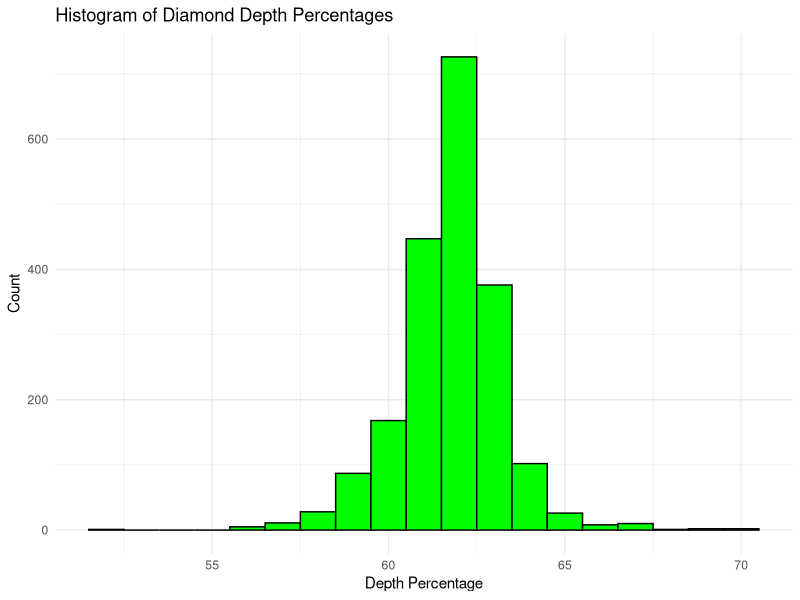
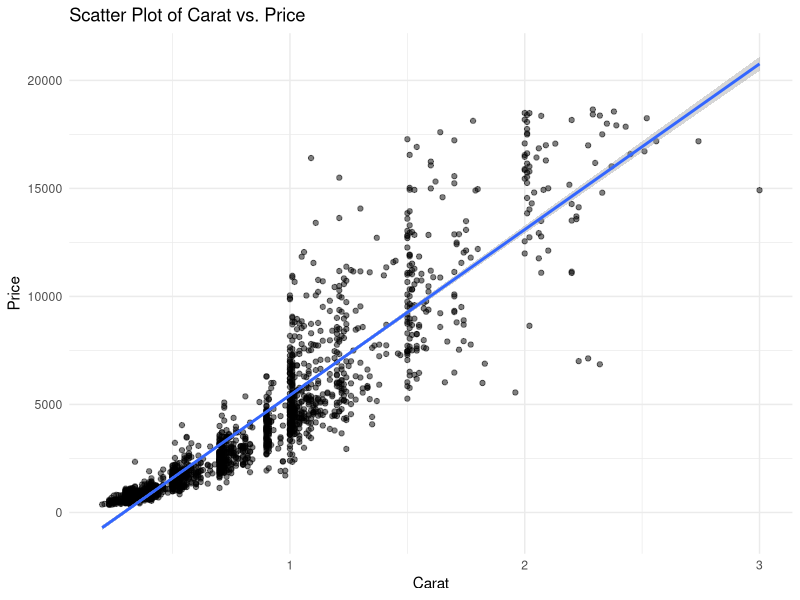
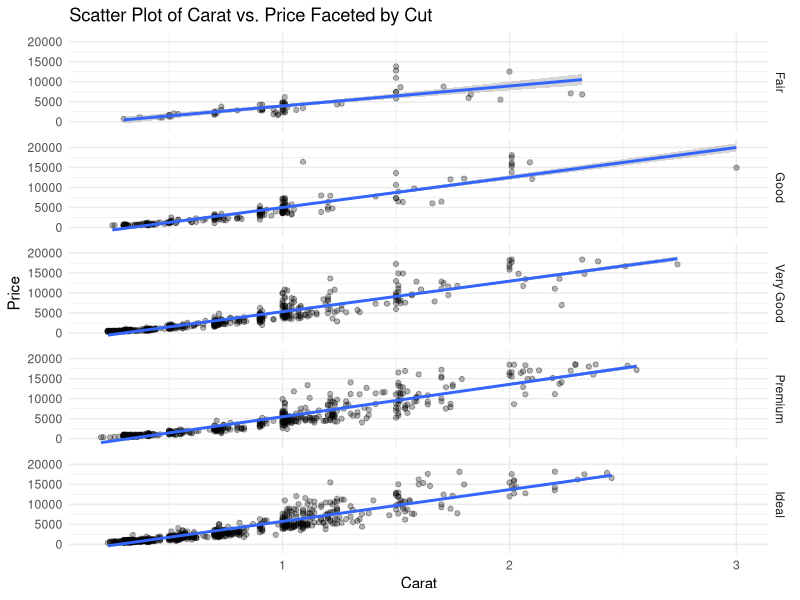
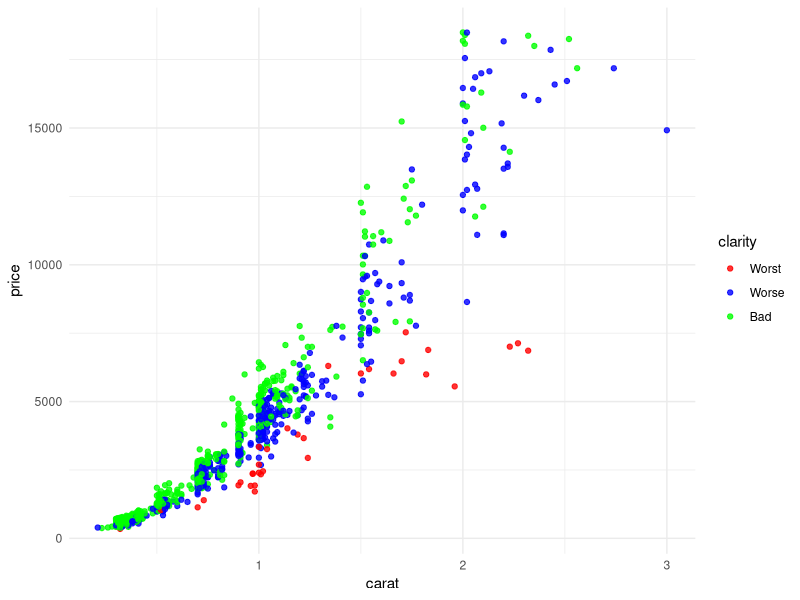
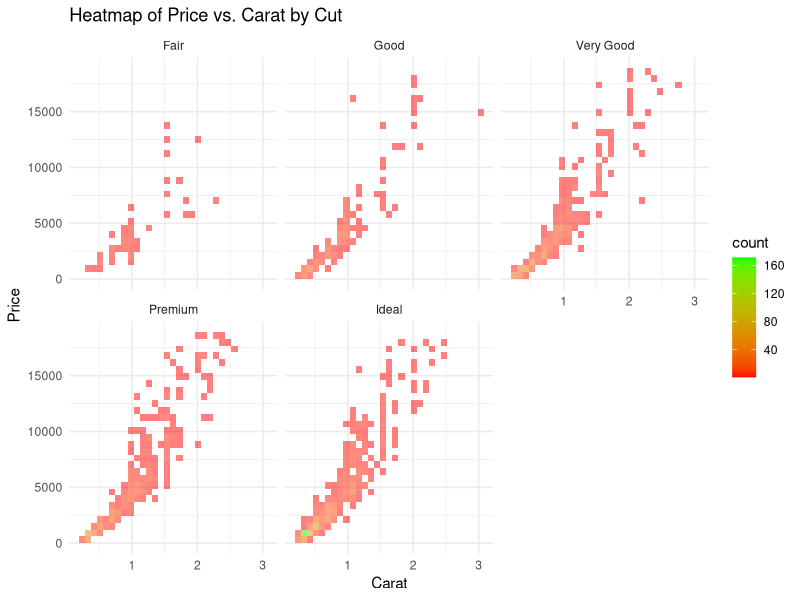

These charts were generated, in order, by the following R code:
## ---- chunk 1
library(tidyverse)
print("Loaded library for data visualization")
## ---- chunk 2
diamonds
?diamonds
## ---- chunk 3
set.seed(42)
sample_df <- diamonds %>%
  sample_n(2000)
## ---- chunk 4
ggplot(sample_df, aes(x = depth)) +
  theme_minimal() +
  geom_histogram(binwidth = 1, fill = "green", color = "black") +
  labs(title = "Histogram of Diamond Depth Percentages",
       x = "Depth Percentage",
       y = "Count")
## ---- chunk 5
ggplot(sample_df, aes(x = carat, y = price)) +
  theme_minimal() +
  geom_point(alpha = 0.5) +
  geom_smooth(method = "lm") +
  labs(title = "Scatter Plot of Carat vs. Price",
       x = "Carat",
       y = "Price")
## ---- chunk 6
ggplot(sample_df, aes(x = carat, y = price)) +
  theme_minimal() +
  geom_point(alpha = 0.3) +
  geom_smooth(method = "lm") +
  facet_grid(rows = vars(cut)) +
  labs(title = "Scatter Plot of Carat vs. Price Faceted by Cut",
       x = "Carat",
       y = "Price")
## ---- chunk 7
bad_clarity_sample_df <- sample_df %>%
  filter(clarity %in% c("I1", "SI2", "SI1"))

bad_clarity_sample_df$clarity <- factor(bad_clarity_sample_df$clarity,
                                         levels = c("I1", "SI2", "SI1"),
                                         labels = c("Worst", "Worse", "Bad"))

ggplot(bad_clarity_sample_df, aes(x = carat, y = price, color = clarity)) +
  theme_minimal() +
  geom_point(alpha = 0.8) +
  scale_color_manual(values = c("Worst" = "red", "Worse" = "blue", "Bad" = "green"))
  labs(title = "Scatter Plot of Carat vs. Price Faceted by Clarity",
       x = "Carat",
       y = "Price",
       color = "Clarity")
## ---- chunk 8
ggplot(sample_df, aes(x = carat, y = price)) +
  theme_minimal() +
  geom_bin2d(alpha = 0.5) +
  scale_fill_gradient(low = "red", high = "green") +
  facet_wrap(~ cut) +
  labs(title = "Heatmap of Price vs. Carat by Cut",
       x = "Carat",
       y = "Price") 
